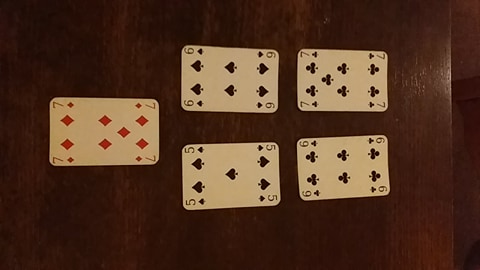
#> input picture soft/test/test2.jpg, 480 x 270 px
$ python rotate.py
#> lines starting #> are read from the running program, lines starting #| are printed output that depends on the picture; after the words box and inside, x2 and y2 are one past the last pixel; in counts of white or black regions, pixels touching at a corner belong together
import numpy as np
import cv2
import math
from scipy import ndimage

img_before = cv2.imread('test/test2.jpg')
#> img_before is the input picture: shape (270, 480, 3); mean B, G, R 33.5, 51.6, 81.2

cv2.imshow("Before", img_before)
key = cv2.waitKey(0)
#> (key Esc is pressed here)

img_gray = cv2.cvtColor(img_before, cv2.COLOR_BGR2GRAY)
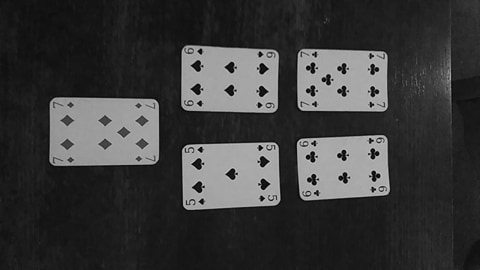
#> img_gray: shape (270, 480); min 6, max 205, mean 58.4
img_edges = cv2.Canny(img_gray, 100, 100, apertureSize=3)
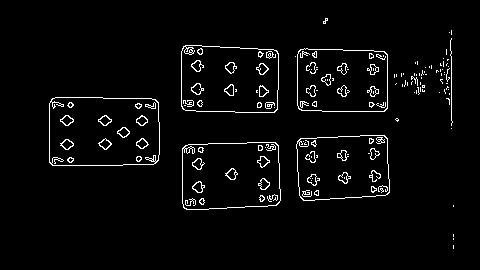
#> img_edges: shape (270, 480); 3.4% white in thin lines or dots, all inside (x1, y1, x2, y2) = (49, 18, 454, 249)
lines = cv2.HoughLinesP(img_edges, 1, math.pi / 180.0, 100, minLineLength=100, maxLineGap=5)
#> lines = None

angles = []

#> (the run stopped early here; a loop or call above may not have finished)
